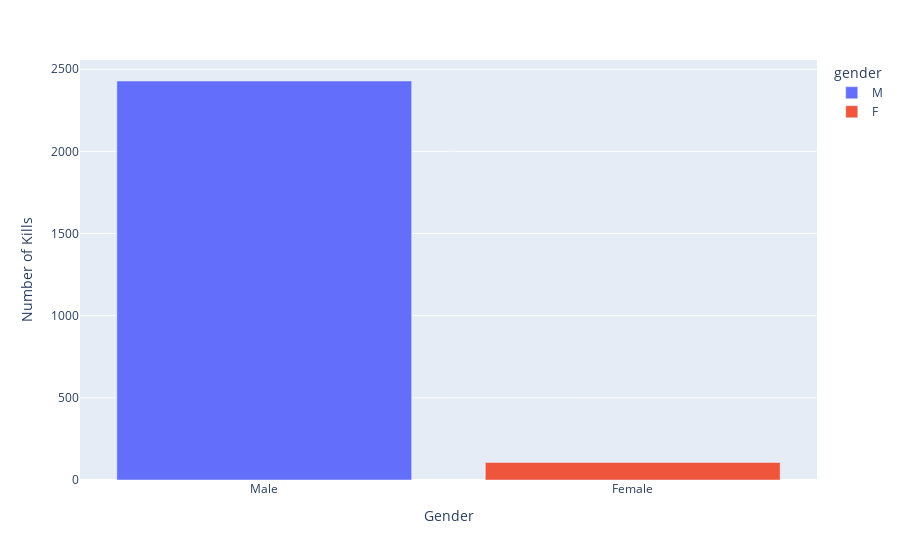

Notebook source saved alongside this figure:
### Code cell
bar_gender = px.bar(df_killbygender,
                     x=['Male', 'Female'],
                     y=df_killbygender.values,
                     color= df_killbygender.index)
bar_gender.update_layout(xaxis_title = 'Gender', yaxis_title= 'Number of Kills', coloraxis_showscale=False)
bar_gender.show()

### Figure 1 — Plotly figure (JSON) as saved in the notebook; plotly's stock layout.template omitted (floating-point values rounded to 4 significant figures)
{"data": [{"alignmentgroup": "True", "hovertemplate": "gender=M<br>x=%{x}<br>y=%{y}<extra></extra>", "legendgroup": "M", "marker": {"color": "#636efa", "pattern": {"shape": ""}}, "name": "M", "offsetgroup": "M", "orientation": "v", "showlegend": true, "textposition": "auto", "type": "bar", "x": ["Male"], "xaxis": "x", "y": [2428], "yaxis": "y"}, {"alignmentgroup": "True", "hovertemplate": "gender=F<br>x=%{x}<br>y=%{y}<extra></extra>", "legendgroup": "F", "marker": {"color": "#EF553B", "pattern": {"shape": ""}}, "name": "F", "offsetgroup": "F", "orientation": "v", "showlegend": true, "textposition": "auto", "type": "bar", "x": ["Female"], "xaxis": "x", "y": [107], "yaxis": "y"}], "layout": {"autosize": true, "barmode": "relative", "coloraxis": {"showscale": false}, "legend": {"title": {"text": "gender"}, "tracegroupgap": 0}, "margin": {"t": 60}, "xaxis": {"anchor": "y", "autorange": true, "domain": [0, 1], "range": [-0.5, 1.5], "title": {"text": "Gender"}, "type": "category"}, "yaxis": {"anchor": "x", "autorange": true, "domain": [0, 1], "range": [0, 2556.0], "title": {"text": "Number of Kills"}, "type": "linear"}}}
